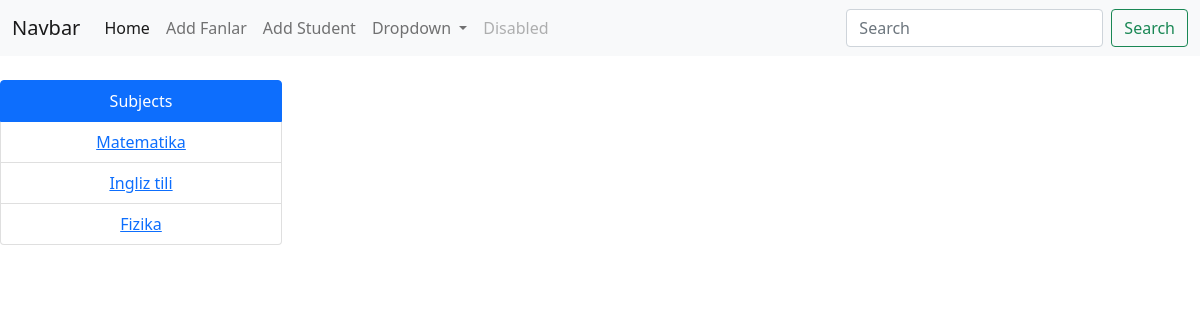
Page /app/fanlar/6 on the earlier database version.
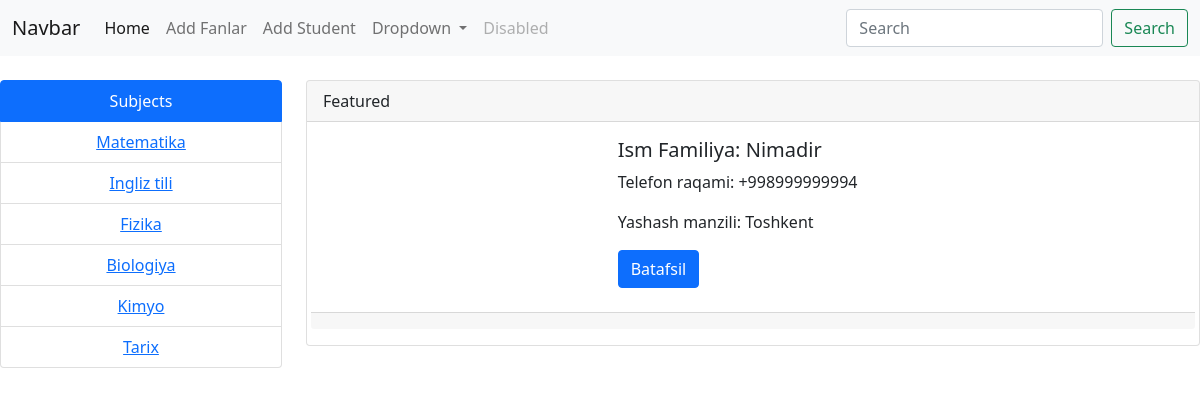
Same page on the later database version.
### configapp/models.py (models this page shows, shortened)
class Fanlar(models.Model):
    title = models.CharField(max_length=150)

class Student(models.Model):
    fullname = models.CharField(max_length=150)
    phone = models.TextField()
    location = models.TextField(max_length=150)
    fan = models.ForeignKey(Fanlar,on_delete=models.CASCADE)

### configapp/views.py (the view)
# urls.py: path('fanlar/<int:fan_id>',get_fanlar,name='get_fanlar'),
def get_fanlar(request, fan_id):
    students = Student.objects.filter(fan_id=fan_id)
    fanlar = Fanlar.objects.all()
    context = {
        "fanlar": fanlar,
        "students": students,
    }
    return render(request, 'get_fanlar.html', context=context)

### configapp/templates/get_fanlar.html (shortened to what this page needs)
<!DOCTYPE html>
<html lang="en">
<head>
</head>
<link href="https://cdn.jsdelivr.net/npm/bootstrap@5.0.2/dist/css/bootstrap.min.css" rel="stylesheet">
<body>
<nav class="navbar navbar-expand-lg navbar-light bg-light">
  <div class="container-fluid">
    <a class="navbar-brand" href="#">Navbar</a>
    <div class="collapse navbar-collapse" id="navbarSupportedContent">
      <ul class="navbar-nav me-auto mb-2 mb-lg-0">
        <li class="nav-item">
          <a class="nav-link active" aria-current="page" href="{% url 'home' %}">Home</a>
        </li>
        <li class="nav-item">
          <a class="nav-link" href="{% url 'add_fanlar' %}">Add Fanlar</a>
        </li>
        <li class="nav-item">
          <a class="nav-link" href="{% url 'add_student' %}">Add Student</a>
        </li>
        <li class="nav-item dropdown">
          <a class="nav-link dropdown-toggle" href="#" id="navbarDropdown" role="button" data-bs-toggle="dropdown" aria-expanded="false">
            Dropdown
          </a>
        </li>
        <li class="nav-item">
          <a class="nav-link disabled" href="#" tabindex="-1" aria-disabled="true">Disabled</a>
        </li>
      </ul>
      <form class="d-flex">
        <input class="form-control me-2" type="search" placeholder="Search" aria-label="Search">
        <button class="btn btn-outline-success" type="submit">Search</button>
      </form>
    </div>
  </div>
</nav>
<div class="row">
  <div class="col-3 mt-4 text-center"><ul class="list-group ">
  <li class="list-group-item active" aria-current="true">Subjects</li>
    {% for item in fanlar %}
    <li class="list-group-item" ><a href="{% url 'get_fanlar' item.pk%}">{{item.title}}</a></li>
    {% endfor %}
</ul>
  </div>
  <div class="col-9 mt-4">
    {% for item in students %}
    <div class="card  ">
  <div class="card-header">
    Featured
  </div>
  <div class="card-body">
    <div class="row">
      <div class="col-4">
      </div>
      <div class="col-8"><h5 class="card-title">Ism Familiya: {{item.fullname}}</h5>
    <p class="card-text">Telefon raqami: {{item.phone}}</p>
    <p class="card-text">Yashash manzili: {{item.location}}</p>
    <a href="#" class="btn btn-primary mb-4">Batafsil</a>
  </div>
  <div class="card-footer text-muted">
  </div>
    </div>
    </div>
</div></div>
    {% endfor %}
</div>
</body>
</html>

Differences in the rows shown:
added Fanlar: title "Biologiya"
added Fanlar: title "Kimyo"
added Fanlar: title "Tarix"
added Student: fullname "Nimadir", phone "+998999999994", location "Toshkent"
